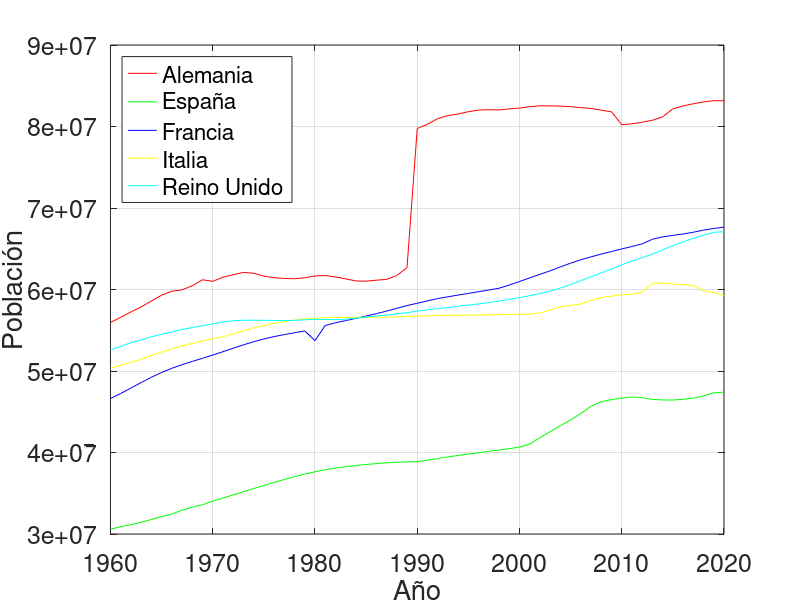

MATLAB code for this plot:
% Carga las variables del archivo DatosPoblacion.mat, y haz un gráfico 2D en el que aparezca 
% la evolución de la población en España, Francia, Reino Unido, Alemania e Italia desde 1960 a 2020 
% definida con una linea. El color de la línea en el gráfico que representa la población 
% tiene que ser diferente para cada país. Añade una leyenda para que se sepa a qué país corresponde cada línea.

load DatosPoblacion.mat
plot(tiempo,Alemania,'r-')
hold on
plot(tiempo,Espana,'g-')
plot(tiempo,Francia,'b-')
plot(tiempo,Italia,'y-')
plot(tiempo,ReinoUnido,'c-')
hold off
legend('Alemania', 'España', 'Francia', 'Italia', 'Reino Unido','Location','northwest')
grid on
xlabel('Año')
ylabel('Población')
set(gca, 'FontSize', 18)